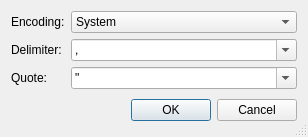
<?xml version="1.0" encoding="UTF-8"?>
<ui version="4.0">
 <class>CsvExportDialog</class>
 <widget class="QDialog" name="CsvExportDialog">
  <property name="geometry">
   <rect>
    <x>0</x>
    <y>0</y>
    <width>308</width>
    <height>131</height>
   </rect>
  </property>
  <property name="windowTitle">
   <string>CSV parameters</string>
  </property>
  <property name="sizeGripEnabled">
   <bool>true</bool>
  </property>
  <layout class="QVBoxLayout" name="verticalLayout">
   <item>
    <layout class="QFormLayout" name="formLayout">
     <item row="0" column="0">
      <widget class="QLabel" name="encodingLabel">
       <property name="text">
        <string>Encoding:</string>
       </property>
      </widget>
     </item>
     <item row="1" column="0">
      <widget class="QLabel" name="delimiterLabel">
       <property name="text">
        <string>Delimiter:</string>
       </property>
      </widget>
     </item>
     <item row="2" column="0">
      <widget class="QLabel" name="quoteLabel">
       <property name="text">
        <string>Quote:</string>
       </property>
      </widget>
     </item>
     <item row="0" column="1">
      <widget class="QComboBox" name="encodingComboBox">
       <item>
        <property name="text">
         <string>System</string>
        </property>
       </item>
       <item>
        <property name="text">
         <string>Unicode (UTF-8)</string>
        </property>
       </item>
      </widget>
     </item>
     <item row="1" column="1">
      <widget class="QComboBox" name="delimiterComboBox">
       <property name="editable">
        <bool>true</bool>
       </property>
       <property name="currentText">
        <string>,</string>
       </property>
       <property name="currentIndex">
        <number>0</number>
       </property>
       <item>
        <property name="text">
         <string notr="true">,</string>
        </property>
       </item>
       <item>
        <property name="text">
         <string notr="true">;</string>
        </property>
       </item>
       <item>
        <property name="text">
         <string notr="true">:</string>
        </property>
       </item>
       <item>
        <property name="text">
         <string>Tab</string>
        </property>
       </item>
       <item>
        <property name="text">
         <string>Space</string>
        </property>
       </item>
      </widget>
     </item>
     <item row="2" column="1">
      <widget class="QComboBox" name="quoteComboBox">
       <property name="editable">
        <bool>true</bool>
       </property>
       <property name="currentText">
        <string>&quot;</string>
       </property>
       <property name="currentIndex">
        <number>0</number>
       </property>
       <item>
        <property name="text">
         <string notr="true">&quot;</string>
        </property>
       </item>
       <item>
        <property name="text">
         <string notr="true">'</string>
        </property>
       </item>
      </widget>
     </item>
    </layout>
   </item>
   <item>
    <layout class="QHBoxLayout">
     <property name="spacing">
      <number>6</number>
     </property>
     <property name="leftMargin">
      <number>0</number>
     </property>
     <property name="topMargin">
      <number>0</number>
     </property>
     <property name="rightMargin">
      <number>0</number>
     </property>
     <property name="bottomMargin">
      <number>0</number>
     </property>
     <item>
      <spacer>
       <property name="orientation">
        <enum>Qt::Horizontal</enum>
       </property>
       <property name="sizeHint" stdset="0">
        <size>
         <width>131</width>
         <height>31</height>
        </size>
       </property>
      </spacer>
     </item>
     <item>
      <widget class="QPushButton" name="okButton">
       <property name="text">
        <string>OK</string>
       </property>
      </widget>
     </item>
     <item>
      <widget class="QPushButton" name="cancelButton">
       <property name="text">
        <string>Cancel</string>
       </property>
      </widget>
     </item>
    </layout>
   </item>
  </layout>
 </widget>
 <resources/>
 <connections>
  <connection>
   <sender>okButton</sender>
   <signal>clicked()</signal>
   <receiver>CsvExportDialog</receiver>
   <slot>accept()</slot>
   <hints>
    <hint type="sourcelabel">
     <x>179</x>
     <y>105</y>
    </hint>
    <hint type="destinationlabel">
     <x>153</x>
     <y>65</y>
    </hint>
   </hints>
  </connection>
  <connection>
   <sender>cancelButton</sender>
   <signal>clicked()</signal>
   <receiver>CsvExportDialog</receiver>
   <slot>reject()</slot>
   <hints>
    <hint type="sourcelabel">
     <x>260</x>
     <y>105</y>
    </hint>
    <hint type="destinationlabel">
     <x>153</x>
     <y>65</y>
    </hint>
   </hints>
  </connection>
 </connections>
</ui>
